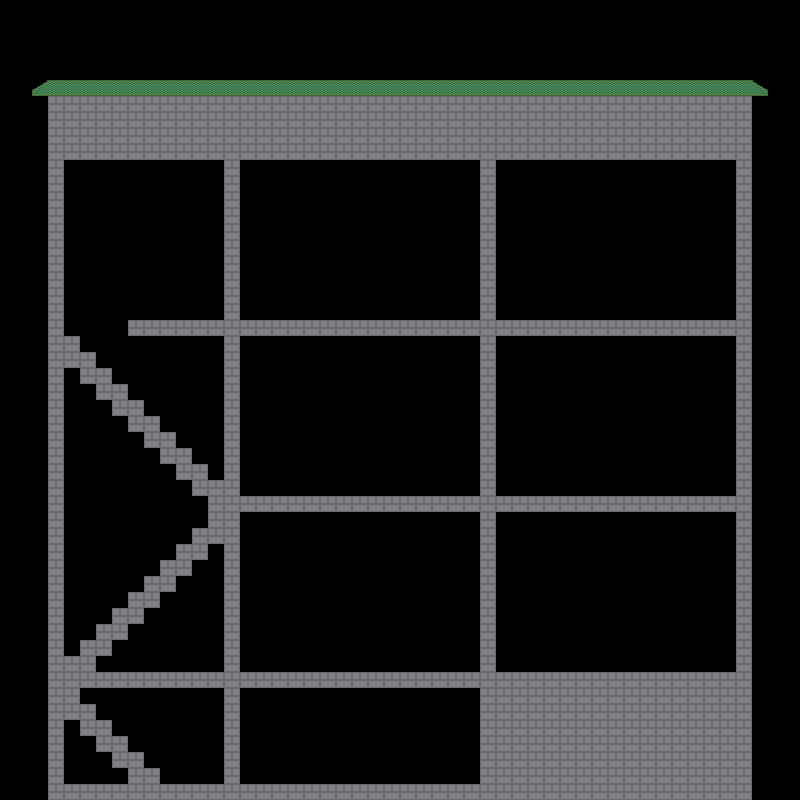

This is a level from a 2D game, rendered from its Tiled map with the project's own tilesets. A one-line summary and the map file follow, with tile-layer data summarised:
An orthogonal 50x50 tile map with 16x16 px tiles, 2 tile layers (building, walkables).

<map version="1.0" orientation="orthogonal" renderorder="right-down" width="50" height="50" tilewidth="16" tileheight="16" nextobjectid="1">
 <tileset firstgid="1" name="building" tilewidth="16" tileheight="16" tilecount="4" columns="4">
  <image source="../images/tileset2.png" width="64" height="16" />
 </tileset>
 <layer name="building" width="50" height="50">
  <data>[2500 cells, 508 non-empty, 4 distinct tile ids]</data>
 </layer>
 <layer name="walkables" width="50" height="50">
  <data>[2500 cells, 182 non-empty, 1 distinct tile ids]</data>
 </layer>
</map>